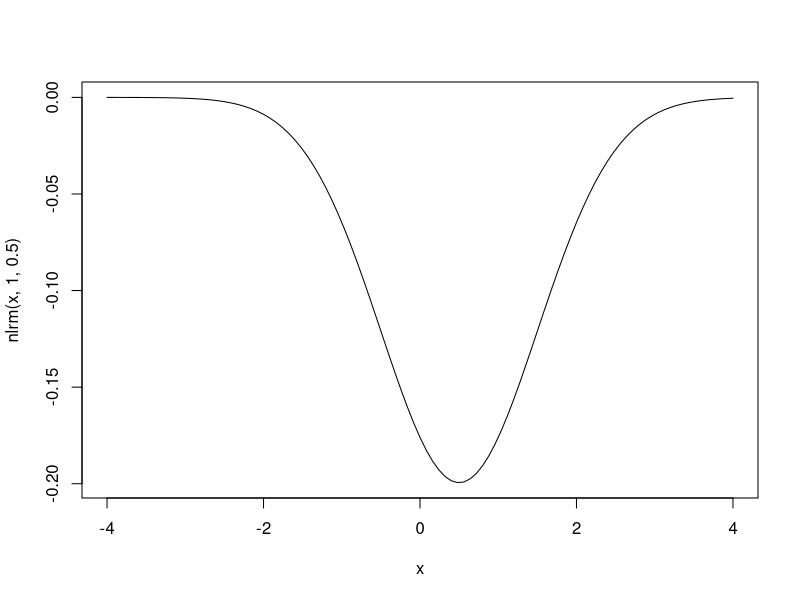

Write R code to recreate this figure.
# Distributional causal effects
# LK 2023

# Distributional causal effect:
#   f(y, x) = \partial_x F_{Y | X = x}(y)

# Normal linear regression ------------------------------------------------

nlrm <- function(y, x, beta = 1, sigma = 1) {
  - dnorm(y - x * beta, sd = sigma) * beta / sigma
}

curve(nlrm(x, 1, 0.5), from = -4, to = 4)
